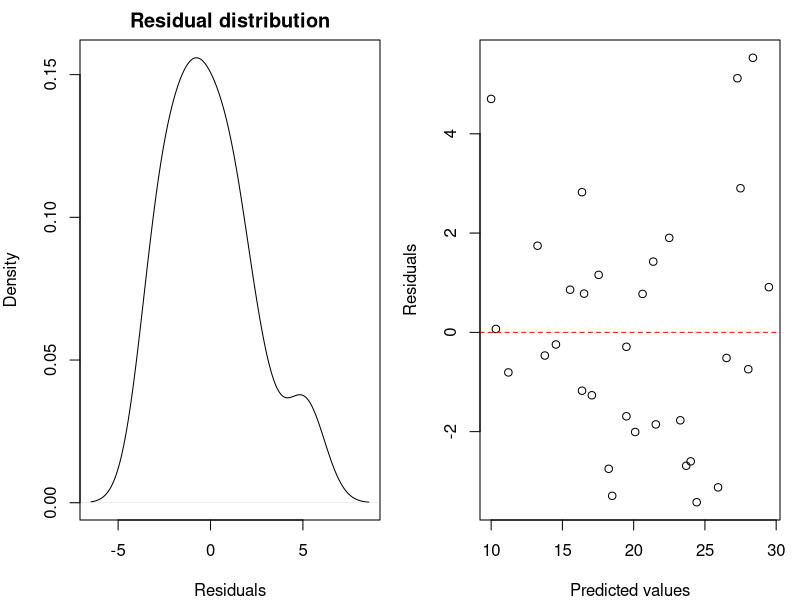

R code for this plot:
## ---- chunk 1
knitr::opts_chunk$set(echo = FALSE)
## ---- chunk 2
library(knitr)
fit <- lm(mpg ~  factor(am) + wt + hp, data = mtcars)
kable(t(summary(fit)$coef)[c(1,4),])
## ---- chunk 3
library(knitr)
y1 <- round(summary(fit)$r.square,3)
y2 <- as.character(pf(summary(fit)$fstatistic[1], summary(fit)$fstatistic[2],
         summary(fit)$fstatistic[3], lower.tail = FALSE))
y3 <- round(summary(fit)$f[1],3)
names(y2) <- ""
d <- data.frame(x = c("R-squared ", "Model p-value", "F-statistic"), y = c(y1,y2,y3), z = c(">0.5,  Good fit", "Low p-value", "Significant, with low p-value, Good fit"))
names(d) <- c("Characteristic", "Value", "Remarks")
kable(d)
## ---- chunk 4
par(mfrow=c(1,2),mar=c(4,4,2,1))
resid <- residuals(fit)
fitted <- fitted.values(fit)
plot(density(resid), xlab = "Residuals", ylab = "Density", main = "Residual distribution")
plot(fitted, resid, xlab = "Predicted values", ylab = "Residuals")
abline(h = 0, col = "red", lty = "dashed")
